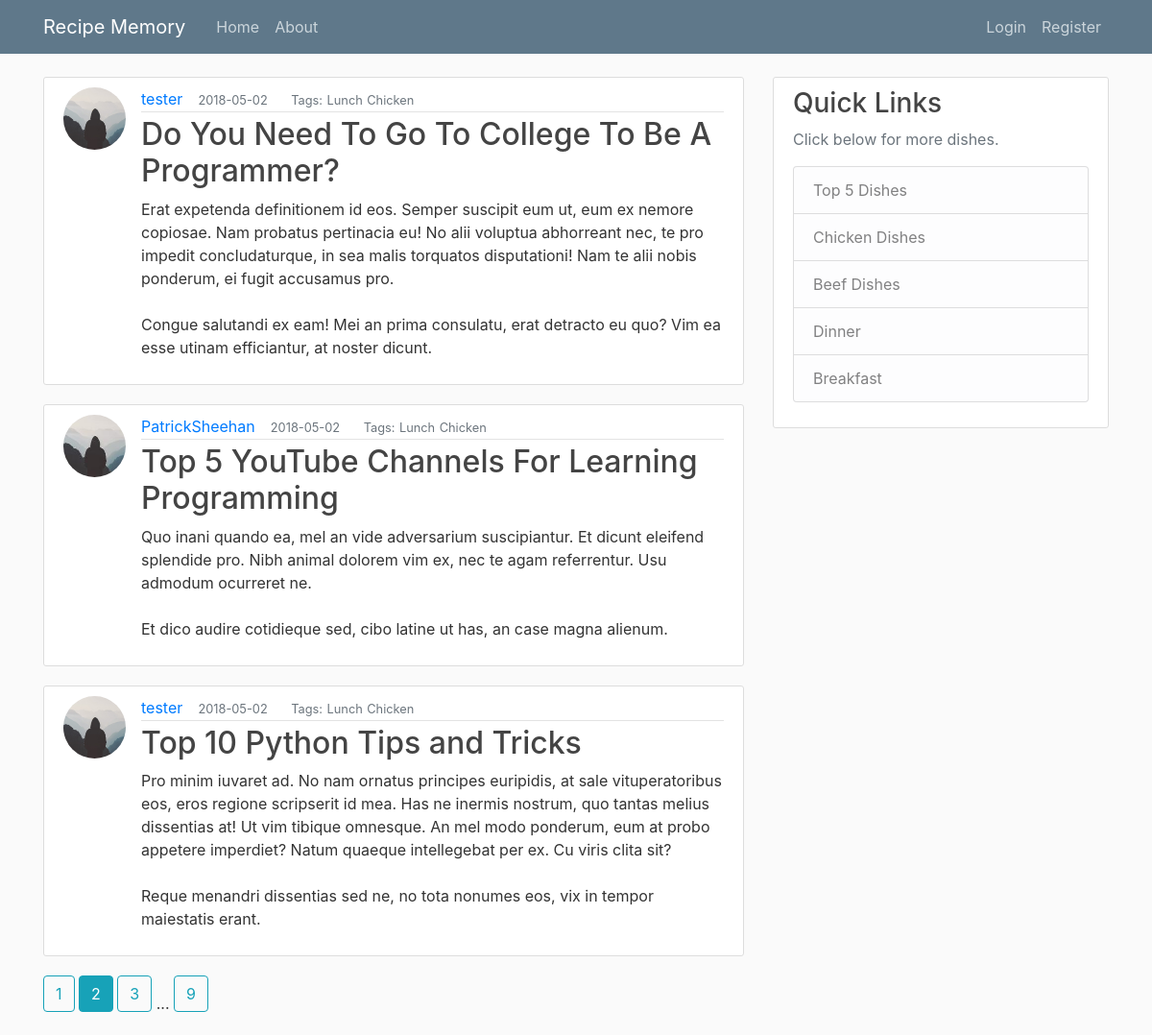
The page /home?page=2 on the database as committed earlier.
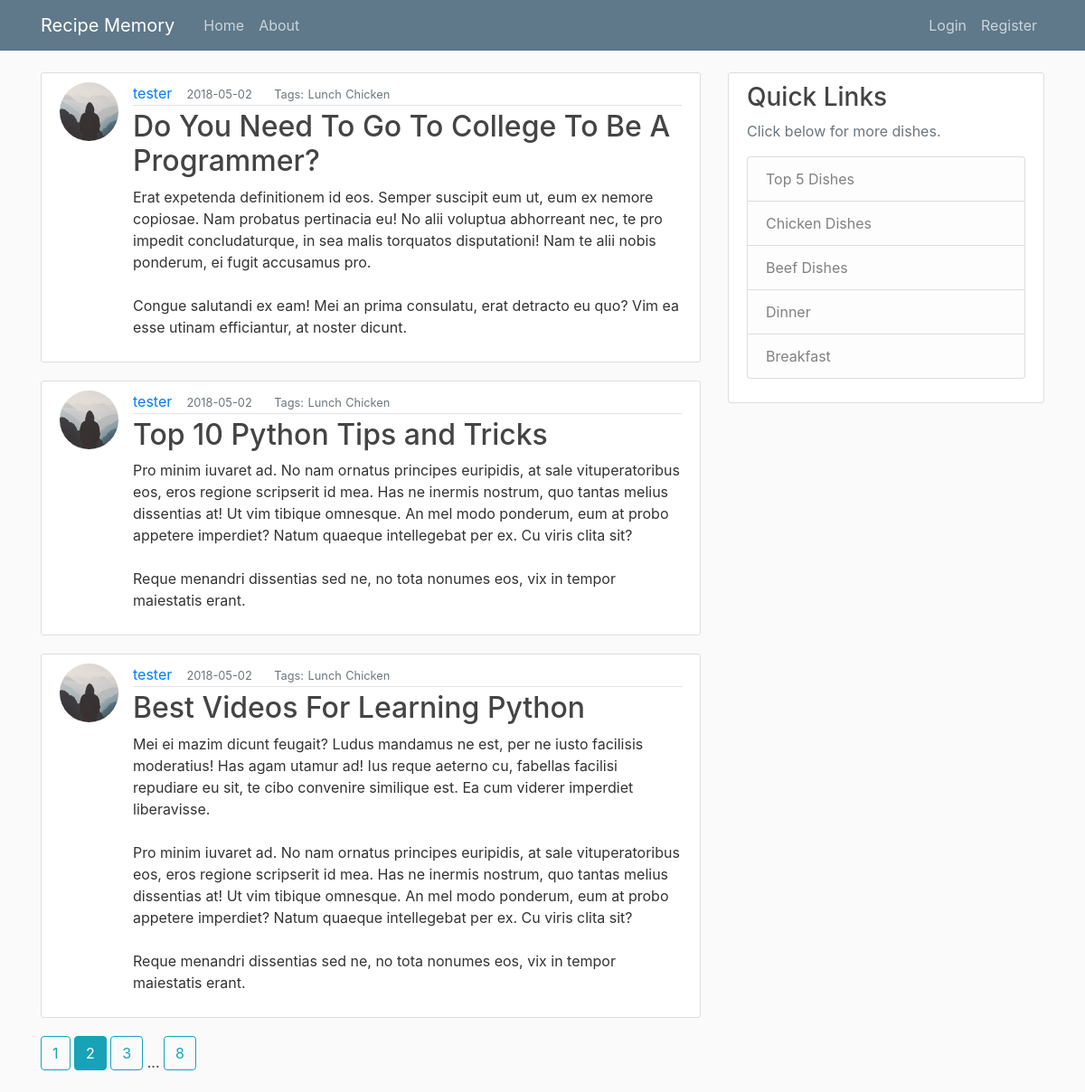
The same page on the database as committed later.
### flaskblog/models.py (models this page shows, shortened)
class Post(db.Model):
    id = db.Column(db.Integer, primary_key=True)
    title = db.Column(db.String(120), nullable=False)
    date_posted = db.Column(db.DateTime, nullable=False, default=datetime.utcnow)
    mealType = db.Column(db.String(20), default="Dinner", nullable=True)
    mainIngredient = db.Column(db.String(35), default="Chicken", nullable=True)
    content = db.Column(db.Text, nullable=False)
    user_id = db.Column(db.Integer, db.ForeignKey('user.id'), nullable=False)

class User(db.Model, UserMixin):
    id = db.Column(db.Integer, primary_key=True)
    username = db.Column(db.String(20), unique=True, nullable=False)
    email = db.Column(db.String(120), unique=True, nullable=False)
    image_file = db.Column(db.String(20), nullable=False, default='default.jpg')
    password = db.Column(db.String(60), nullable=False)
    posts = db.relationship('Post', backref='author', lazy=True)

### flaskblog/main/routes.py (the view)
@main.route('/')
@main.route('/home')
def home():
    page = request.args.get('page', 1, type=int)
    posts = Post.query.order_by(Post.date_posted.desc()).paginate(page=page, per_page=3)
    return render_template('home.html', posts=posts)

### flaskblog/templates/home.html
{% extends "layouts.html" %}
{% block content %}
{% for post in posts.items %}
    <article class="media content-section">
      <img class="rounded-circle article-img" src="{{ url_for('static', filename='profile_pics/' + post.author.image_file) }}">
      <div class="media-body">
        <div class="article-metadata">
          <a class="mr-2" href="{{ url_for('users.user_posts', username=post.author.username) }}">{{ post.author.username }}</a>
          <small class="text-muted"> &nbsp;{{ post.date_posted.strftime('%Y-%m-%d') }}</small>
          <small class="text-muted"> &emsp;&nbsp; Tags:</small>
          <b><small class="text-muted">{{ post.mealType }}</small></b>
          <b><small class="text-muted">{{ post.mainIngredient }}</small></b>
        </div>
        <h2><a class="article-title" href="{{ url_for('posts.post', post_id=post.id) }}">{{ post.title }}</a></h2>
        <p class="article-content">{{ post.content }}</p>
      </div>
    </article>
{% endfor %}
{% for page_num in posts.iter_pages(left_edge=1, right_edge=1, left_current=1, right_current=2) %}
  {% if page_num %}
    {% if posts.page == page_num %}
      <a class="btn btn-info mb-4" href="{{ url_for('main.home', page=page_num) }}">{{ page_num }}</a>
    {% else %}
      <a class="btn btn-outline-info mb-4" href="{{ url_for('main.home', page=page_num) }}">{{ page_num }}</a>
    {% endif %}
  {% else %}
    ...
  {% endif %}
{% endfor %}
{% endblock content %}

Rows that differ between the two databases and show on the page:
removed Post: image_file (picture), author.username "PatrickSheehan", date_posted "2018-05-02", mealType "Lunch", mainIngredient "Chicken", title "Top 5 YouTube Channels For Learning Programming", content "Quo inani quando ea, mel an vide adversarium suscipiantur. Et dicunt eleifend splendide pro. Nibh animal dolorem vim ex, nec te agam referrentur. Usu admodum ocurreret ne. Et dico audire cotidieque sed, cibo latine ut has, an case magna alienum."
now on this page (row unchanged): Post: image_file (placeholder picture), author.username "tester", date_posted "2018-05-02", mealType "Lunch", mainIngredient "Chicken", title "Best Videos For Learning Python", content "Mei ei mazim dicunt feugait? Ludus mandamus ne est, per ne iusto facilisis moderatius! Has agam utamur ad! Ius reque aeterno cu, fabellas facilisi repudiare eu sit, te cibo convenire similique est. Ea cum viderer imperdiet liberavisse. Pro minim iuvaret ad. No nam ornatus principes euripidis, at sale vituperatoribus eos, eros regione scripserit id mea. Has ne inermis nostrum, quo tantas melius dissentias at! Ut vim tibique omnesque. An mel modo ponderum, eum at probo appetere imperdiet? Natum quaeque intellegebat per ex. Cu viris clita sit? Reque menandri dissentias sed ne, no tota nonumes eos, vix in tempor maiestatis erant."
Other text that changed with them:
new list line: "8"
list line gone: "9"
